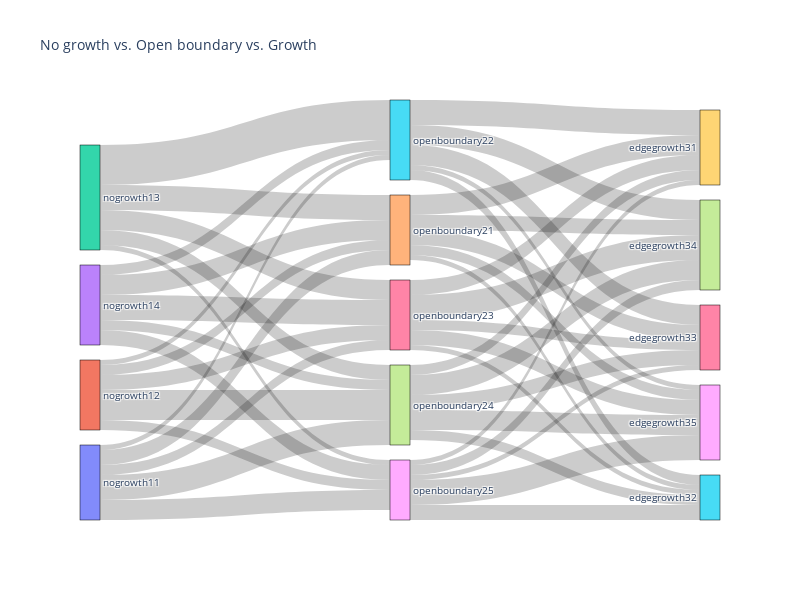

Write notebook code for a chart like this one.
### Code cell
import plotly.graph_objects as go

# Assuming you have data for two separate Sankey diagrams (patternclass_cf1 and patternclass_cf2)
# Merge the data from the two Sankey diagrams



labels1 = list(df1.index)
columns1 = list(df1.columns)

labels2 = list(df2.index)
columns2 = list(df2.columns)

node_labels = labels1 + labels2 + columns1 + columns2

# # Filter the labels and columns based on the desired order
# labels2 = [label for label in desired_order_labels2 if label in labels2]
# columns2 = [column for column in desired_order_columns2 if column in columns2]

node_labels = labels1 + labels2 + columns1 + columns2
node_labels.append(node_labels[14])

# Prepare data for the merged Sankey diagram
link_source = []
link_target = []
link_value = []

for i, row_label in enumerate(labels1):
    for j, col_label in enumerate(columns1):
        count = df1.loc[row_label, col_label]
        link_source.append(i)
        link_target.append(len(labels1) + j)
        link_value.append(count)
        print(link_source, link_target, link_value)

for i, row_label in enumerate(labels2):
    for j, col_label in enumerate(columns2):
        count = df2.loc[row_label, col_label]
        # print(row_label, col_label, count)
        link_source.append(len(labels1) + i)
        link_target.append(2 * len(labels2) + len(columns2) + j)
        link_value.append(count)
        print(link_source, link_target, link_value)

# Create the merged Plotly Sankey Diagram
fig = go.Figure(data=[go.Sankey(
    node=dict(
        pad=15,
        thickness=20,
        line=dict(color="black", width=0.5),
        label=node_labels,
    ),
    link=dict(
        source=link_source,
        target=link_target,
        value=link_value,
    )
)])

# Customize the plot layout
fig.update_layout(
    title_text="No growth vs. Open boundary vs. Growth",
    font_size=10,
    width=800,
    height=600,
)

# Show the plot
fig.show()

### Figure 1 — Plotly figure (JSON) as saved in the notebook; plotly's stock layout.template omitted (floating-point values rounded to 4 significant figures)
{"data": [{"link": {"source": [0, 0, 0, 0, 0, 1, 1, 1, 1, 1, 2, 2, 2, 2, 2, 3, 3, 3, 3, 3, 4, 4, 4, 4, 4, 5, 5, 5, 5, 5, 6, 6, 6, 6, 6, 7, 7, 7, 7, 7, 8, 8, 8, 8, 8], "target": [4, 5, 6, 7, 8, 4, 5, 6, 7, 8, 4, 5, 6, 7, 8, 4, 5, 6, 7, 8, 15, 16, 17, 18, 19, 15, 16, 17, 18, 19, 15, 16, 17, 18, 19, 15, 16, 17, 18, 19, 15, 16, 17, 18, 19], "value": [3, 1, 2, 5, 4, 2, 1, 3, 6, 2, 5, 8, 4, 3, 1, 4, 2, 5, 2, 3, 1, 3, 3, 2, 4, 2, 4, 4, 1, 5, 1, 2, 5, 3, 3, 2, 3, 4, 4, 2, 3, 1, 2, 5, 1]}, "node": {"label": ["nogrowth11", "nogrowth12", "nogrowth13", "nogrowth14", "openboundary21", "openboundary22", "openboundary23", "openboundary24", "openboundary25", "openboundary21", "openboundary22", "openboundary23", "openboundary24", "openboundary25", "edgegrowth31", "edgegrowth32", "edgegrowth33", "edgegrowth34", "edgegrowth35", "edgegrowth31"], "line": {"color": "black", "width": 0.5}, "pad": 15, "thickness": 20}, "type": "sankey"}], "layout": {"font": {"size": 10}, "height": 600, "title": {"text": "No growth vs. Open boundary vs. Growth"}, "width": 800}}
